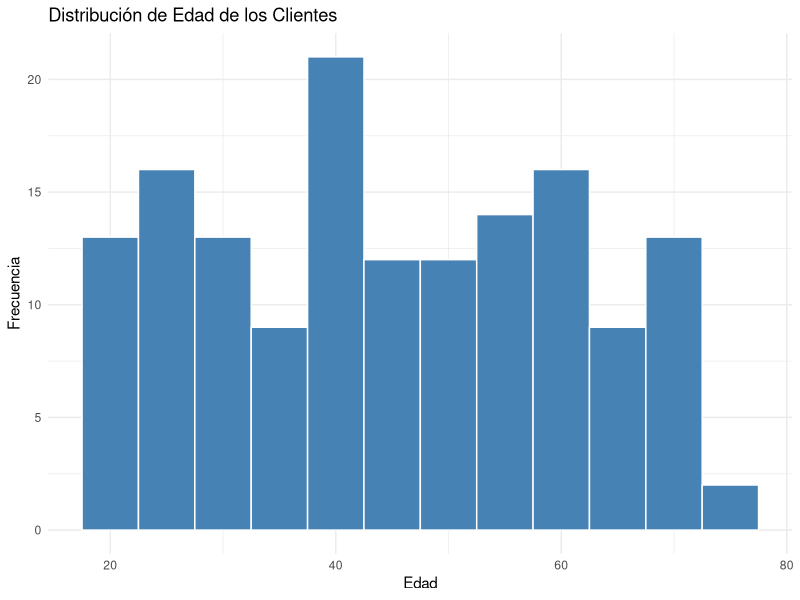
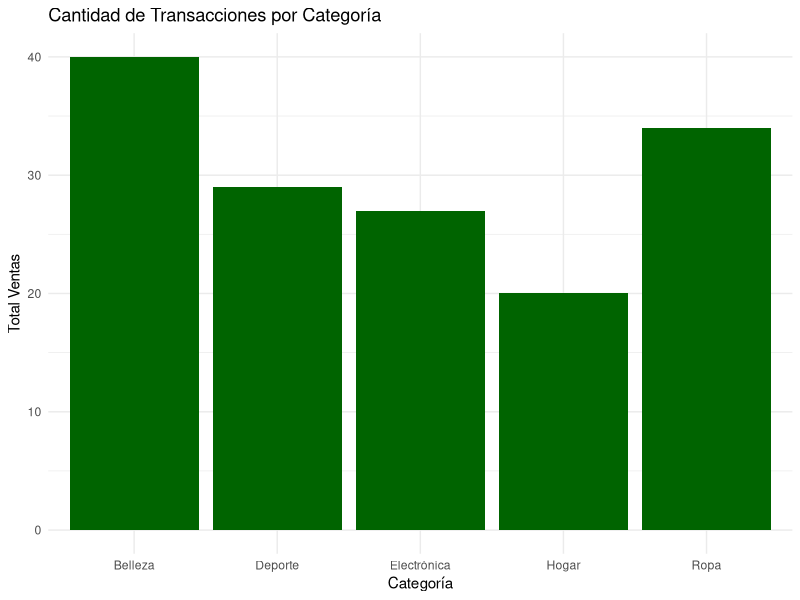
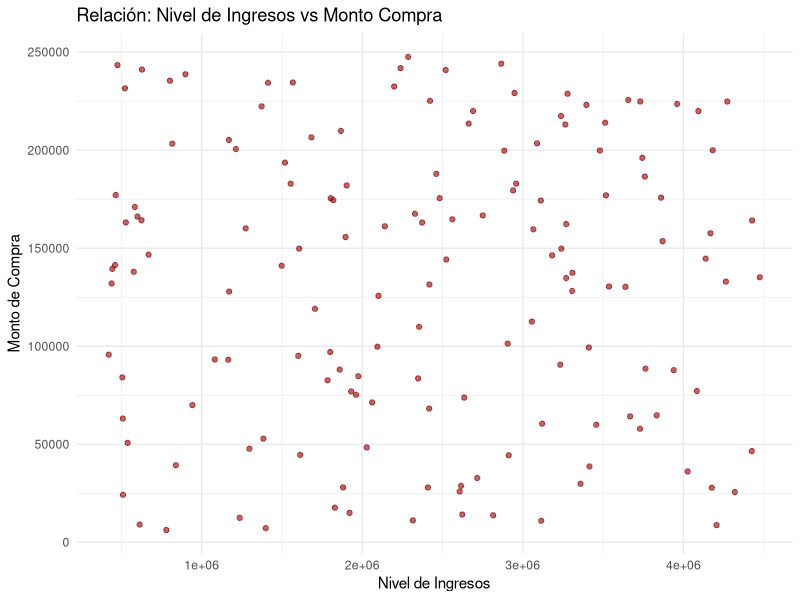

These charts were generated, in order, by the following R code:
#-------------------------------PREGUNTA 1----------------------------
# 1. Cargar el conjunto de datos
datos <- read.csv("datos_clientes.csv")

# 2. Visualizar las primeras filas para entender la estructura
head(datos)

# 3. Obtener un resumen descriptivo general
# Muestra mínimos, máximos, cuartiles y tipo de datos de cada columna
summary(datos)

# 4. Ver la estructura interna de los datos (opcional pero recomendado)
str(datos)



# ------------------------------PREGUNTA 2-----------------------------
# --- CÁLCULO DE MEDIDAS ESTADÍSTICAS (TENDENCIA CENTRAL Y DISPERSIÓN) ---

# 1. Cargar datos
# Se asume que el archivo "datos_clientes.csv" está en el directorio de trabajo
datos <- read.csv("datos_clientes.csv")

# 2. Definir función personalizada para la MODA
moda <- function(x) {
  ux <- unique(x)
  ux[which.max(tabulate(match(x, ux)))]
}

# 3. Análisis de Variable: Monto de Compra
cat("=== ESTADÍSTICAS: MONTO DE COMPRA ===\n")
# Tendencia Central
cat("Media:", mean(datos$Monto_compra), "\n")
cat("Mediana:", median(datos$Monto_compra), "\n")
cat("Moda (calculada):", moda(datos$Monto_compra), "\n")
# Dispersión
cat("Desviación Estándar:", sd(datos$Monto_compra), "\n")
cat("Rango Intercuartílico (IQR):", IQR(datos$Monto_compra), "\n\n")

# 4. Análisis de Variable: Edad del Cliente
cat("=== ESTADÍSTICAS: EDAD DEL CLIENTE ===\n")
# Tendencia Central
cat("Media:", mean(datos$Edad), "\n")
cat("Mediana:", median(datos$Edad), "\n")
cat("Moda (calculada):", moda(datos$Edad), "\n")
# Dispersión
cat("Desviación Estándar:", sd(datos$Edad), "\n")
cat("Rango Intercuartílico (IQR):", IQR(datos$Edad), "\n")

#------------------------PREGUNTA 3--------------------------------------
# --- ANÁLISIS EXPLORATORIO DE DATOS (EDA) Y VISUALIZACIÓN ---

# 1. Cargar librerías y datos
library(ggplot2)
datos <- read.csv("datos_clientes.csv")

# 2. Histograma: Distribución de la Edad de los clientes
# Ayuda a identificar el perfil demográfico principal
grafico1 <- ggplot(datos, aes(x = Edad)) +
  geom_histogram(binwidth = 5, fill = "steelblue", color = "white") +
  labs(title = "Distribución de Edad de los Clientes",
       x = "Edad", y = "Frecuencia") +
  theme_minimal()

# 3. Gráfico de Barras: Preferencias por Categoría de Producto
# Permite ver qué categorías son las más vendidas
grafico2 <- ggplot(datos, aes(x = Categoria_producto)) +
  geom_bar(fill = "darkgreen") +
  labs(title = "Cantidad de Transacciones por Categoría",
       x = "Categoría", y = "Total Ventas") +
  theme_minimal()

# 4. Gráfico de Dispersión: Relación Ingresos vs. Monto de Compra
# Busca patrones o correlaciones entre poder adquisitivo y gasto
grafico3 <- ggplot(datos, aes(x = Nivel_ingresos, y = Monto_compra)) +
  geom_point(color = "darkred", alpha = 0.6) +
  labs(title = "Relación: Nivel de Ingresos vs Monto Compra",
       x = "Nivel de Ingresos", y = "Monto de Compra") +
  theme_minimal()

# 5. Visualizar los gráficos
print(grafico1)
print(grafico2)
print(grafico3)